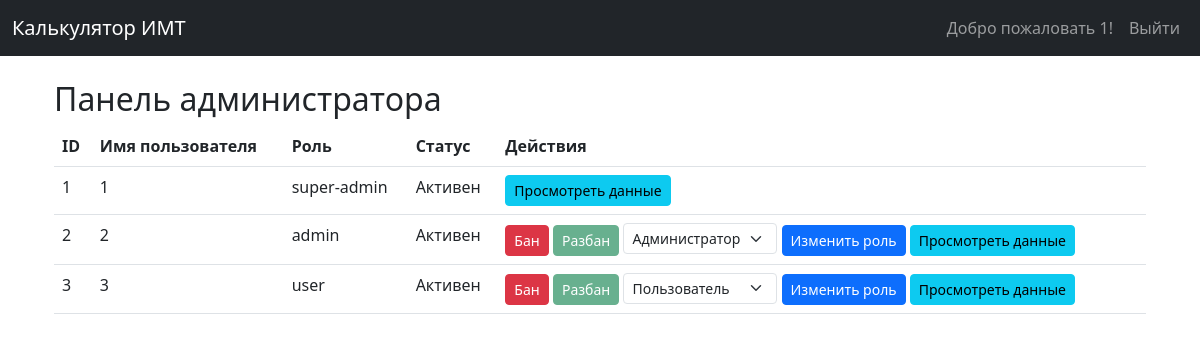
The page /admin (signed in) on the database its author committed.
### models.py (models this page shows, shortened)
class User(db.Model):
    __tablename__ = 'users'  # Имя таблицы
    id = db.Column(db.Integer, primary_key=True)
    username = db.Column(db.String(80), unique=True, nullable=False)
    password = db.Column(db.String(128), nullable=False)  # Поле для обычного пароля
    role_id = db.Column(db.Integer, db.ForeignKey('roles.id'), nullable=False)
    role = db.relationship('Role', back_populates='users')
    is_banned = db.Column(db.Boolean, default=False)
    ban_reason = db.Column(db.String(255), nullable=True)

class Role(db.Model):
    __tablename__ = 'roles'
    id = db.Column(db.Integer, primary_key=True)
    name = db.Column(db.String(20), unique=True, nullable=False)
    users = db.relationship('User', back_populates='role')  # Связываем с User

### app.py (the view)
@app.route('/admin')
@role_required(['admin', 'super-admin'])
def admin_panel():
    current_user = get_current_user()
    if current_user.role.name == 'admin':
        users = User.query.options(db.joinedload(User.role)).filter(User.role.has(Role.name != 'super-admin')).all()
    else:
        users = User.query.options(db.joinedload(User.role)).all()
    return render_template('admin.html', users=users, current_user=current_user)

### app.py (called while the page is built, shortened)
@app.before_request
def check_user_status():
    if 'user_id' in session:
        user = User.query.get(session['user_id'])

def role_required(roles):
    def decorator(f):
        @wraps(f)
        def decorated_function(*args, **kwargs):
            if 'user_id' not in session:
                flash("Пожалуйста, войдите в систему.", "danger")
                return redirect(url_for('login'))
            user = db.session.get(User, session['user_id'])
            if user.is_banned:
                session.clear()
                flash("Ваш аккаунт заблокирован. Обратитесь к администратору.", "danger")
                return redirect(url_for('login'))
            if user.role.name not in roles:
                flash("У вас недостаточно прав для выполнения этого действия.", "danger")
                return redirect(request.referrer or url_for('index'))
            return f(*args, **kwargs)
        return decorated_function
    return decorator

def get_current_user():
    if 'user_id' not in session:
        return None
    return db.session.get(User, session['user_id'])

### templates/admin.html (shortened to what this page needs)
{% extends 'base.html' %}
{% block content %}
<div class="container">
    <h2>Панель администратора</h2>
    <table class="table">
        <thead>
            <tr>
                <th>ID</th>
                <th>Имя пользователя</th>
                <th>Роль</th>
                <th>Статус</th>
                <th>Действия</th>
            </tr>
        </thead>
        <tbody>
            {% for user in users %}
            <tr>
                <td>{{ user.id }}</td>
                <td>{{ user.username }}</td>
                <td>{{ user.role.name }}</td>
                <td>{{ 'Забанен' if user.is_banned else 'Активен' }}</td>
                <td>
    {% if current_user.role.name == 'super-admin' %}
        {% if session['user_id'] != user.id %}
            <form action="{{ url_for('ban_user', user_id=user.id) }}" method="post" style="display:inline;">
                <button class="btn btn-danger btn-sm" {% if user.is_banned %}disabled{% endif %}>Бан</button>
            </form>
            <form action="{{ url_for('unban_user', user_id=user.id) }}" method="post" style="display:inline;">
                <button class="btn btn-success btn-sm" {% if not user.is_banned %}disabled{% endif %}>Разбан</button>
            </form>
        {% endif %}
        {% if session['user_id'] != user.id %}
        <form action="{{ url_for('change_role', user_id=user.id) }}" method="post" style="display:inline;">
            <select name="role" class="form-select form-select-sm" style="display:inline; width: auto;">
                <option value="user" {% if user.role.name == 'user' %}selected{% endif %}>Пользователь</option>
                <option value="admin" {% if user.role.name == 'admin' %}selected{% endif %}>Администратор</option>
            </select>
            <button class="btn btn-primary btn-sm">Изменить роль</button>
        </form>
        {% endif %}
    {% endif %}
    {% if current_user.role.name == 'super-admin' or (current_user.role.name == 'admin' and user.role.name == 'user') %}
        <a href="{{ url_for('view_user_data', user_id=user.id) }}" class="btn btn-info btn-sm">Просмотреть данные</a>
    {% endif %}
</td>
            </tr>
            {% endfor %}
        </tbody>
    </table>
</div>
{% endblock %}

### rows shown on the page
User: id "1", username "1", role.name "super-admin", is_banned "Активен"
User: id "2", username "2", role.name "admin", is_banned "Активен"
User: id "3", username "3", role.name "user", is_banned "Активен"

### other values the page prints
{{ session['username'] }} "1"
